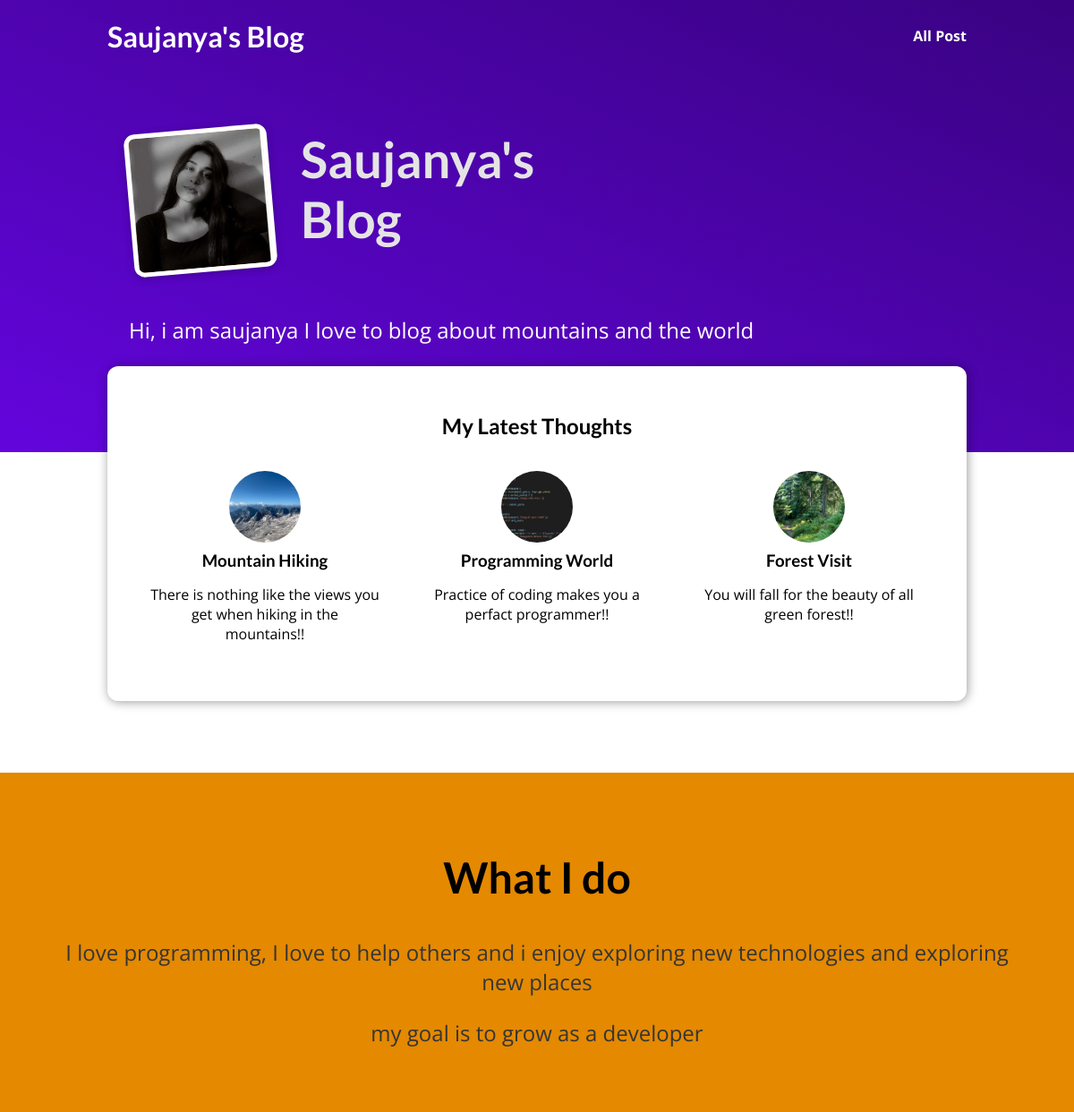
The page / on the database its author committed.
### blog/models.py (models this page shows)
class Post(models.Model):
    title = models.CharField(max_length=150)
    excerpt= models.CharField(max_length=200)
    image_name = models.CharField(max_length=100)
    date = models.DateField(auto_now=True)
    slug = models.SlugField(unique=True, db_index=True)
    content = models.TextField()
    author = models.ForeignKey(Author, on_delete=models.SET_NULL,null=True, related_name="posts") #onetomany relationship with Author
    tags = models.ManyToManyField(Tag)

### blog/views.py (the view)
# urls.py: path("", views.starting_page, name="starting-page"),
def starting_page(request):
    latest_posts = Post.objects.all().order_by("-date")[:3]
    return render(request,"blog/index.html",{
        "posts" : latest_posts
    })

### blog/templates/blog/index.html (shortened to what this page needs)
{%extends "base.html"%}
{% load static %}
{% block css_files%}
<link rel="stylesheet" href ="{% static "blog/post.css"%}"/>
<link rel="stylesheet" href ="{% static "blog/index.css"%}"/>
{% endblock%}
{% block content%}
<section id="welcome">
        <header>
           <img src="{% static "blog/images/Saujanya1.JPG" %}" alt = "Saujanya - The author Of This Blog "/>
           <h2> Saujanya's Blog</h2>
        </header>
           <p>Hi, i am saujanya I love to blog about mountains and the world</p>
</section>
<section id="latest-posts">
<h2>My Latest Thoughts</h2>
<ul>
   {% for post in posts %}
   {%include "blog/includes/post.html"%}
   {% endfor %}
</ul>
</section>
<section id="about">
<h2> What I do</h2>
<p>I love programming, I love to help others and i enjoy exploring new
technologies and exploring new places</p>
<p> my goal is to grow as a developer </p>
</section>
{%endblock%}

### blog/templates/blog/includes/post.html
{% load static %}
<li>
       <artical class="post">
            <a href = "{% url "post-detail-page" post.slug%}">
               <img src="{%static "blog/images/"|add:post.image_name%}" alt = "{{ post.title}}"/>
                   <div class = "post__content">
                     <h3>{{ post.title}}</h3>
                       <p>
                           {{post.excerpt}}
                       </p>
                   </div>
            </a>
       </artical>
   </li>

### static/app.css (style rules this page uses)
* { box-sizing: border-box; }
html { font-family: 'Open Sans', 'Lato', sans-serif; }
body { margin: 0; }
h1, h2, h3 { font-family: 'Lato', sans-serif; font-weight: bold; }

### blog/static/blog/post.css (style rules this page uses)
.post { display: flex; flex-direction: column; align-items: center; text-align: center; }
.post a { text-decoration: none; color: black; transition: all 0.2s ease; padding: 1rem; }
.post img { width: 5rem; height: 5rem; object-fit: cover; border-radius: 50%; }
.post h3 { margin: 0.25rem 0; }

### blog/static/blog/index.css (style rules this page uses)
#welcome { background: linear-gradient(to right top, #6305dd, #390281); padding: 6rem 12%; }
#welcome header { display: flex; align-items: flex-start; margin: 3rem auto; }
#welcome img { width: 10rem; height: 10rem; object-fit: cover; object-position: top; border: 5px solid white; border-radius: 12px; background-color: #ffe1bf; transform: rotateZ(-5deg); box-shadow: 0 2px 8px rgba(0, 0, 0, 0.25); }
#welcome h2 { font-size: 3.5rem; margin: 0 0 0 2rem; color: #e4e4e4; width: 10rem; }
#welcome p { color: white; font-size: 1.5rem; }
#latest-posts { background-color: white; padding: 2rem; border-radius: 12px; width: 60rem; margin: -6rem auto 2rem auto; box-shadow: 1px 1px 12px rgba(0, 0, 0, 0.4); }
#latest-posts h2 { text-align: center; }
#latest-posts ul { list-style: none; margin: 0; padding: 0; display: flex; gap: 1rem; }
#latest-posts li { flex: 1; }
#about { text-align: center; padding: 3rem; background-color: #e48900; margin-top: 5rem; }
#about h2 { font-size: 3rem; }
#about p { font-size: 1.5rem; color: #353535; }

### rows shown on the page
Post: image_name (picture), title "Mountain Hiking", excerpt "There is nothing like the views you get when hiking in the mountains!!"
Post: image_name (picture), title "Programming World", excerpt "Practice of coding makes you a perfact programmer!!"
Post: image_name (picture), title "Forest Visit", excerpt "You will fall for the beauty of all green forest!!"
